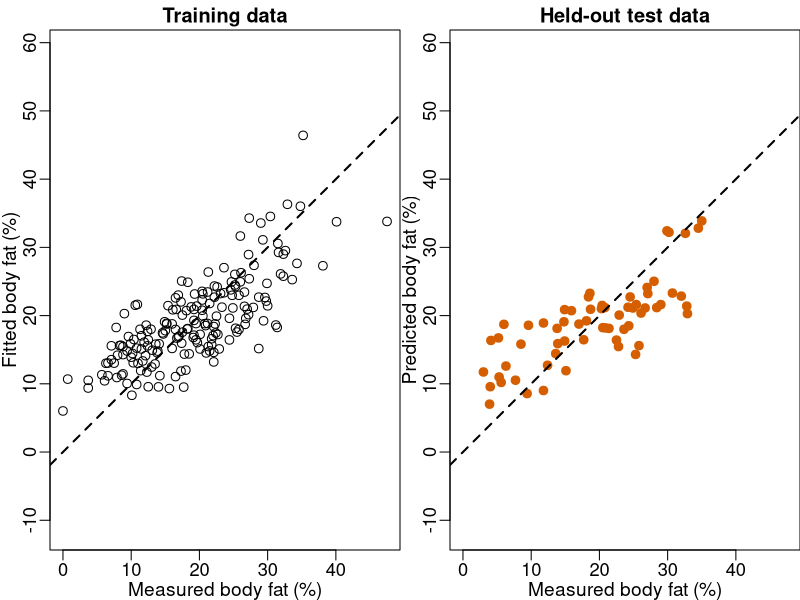

Reproduce this figure in R.
# Compare fitted values for training data with predictions for held-out data.

#label===REGbodyfatvalidation1
set.seed(2)
bodyfat <- read.csv("Data/bodyfat.csv")

test_rows <- sample(seq_len(nrow(bodyfat)), size = 0.25 * nrow(bodyfat))
train <- bodyfat[-test_rows, ]
test <- bodyfat[test_rows, ]

bodyfat_fit <- lm(
  BodyFat ~ Age + Weight + Chest + Wrist + BMI,
  data = train
)

train$fitted <- predict(bodyfat_fit, newdata = train)
test$predicted <- predict(bodyfat_fit, newdata = test)
#===end

plot_limits <- range(
  bodyfat$BodyFat, train$fitted, test$predicted
)

pdf("images/chapter_8/bodyfat-validation.pdf", width = 8, height = 4)
par(mfrow = c(1, 2), mar = c(2.5, 2.5, 1.5, 0), mgp = c(1.5, 0.5, 0))

plot(
  train$BodyFat, train$fitted,
  xlim = plot_limits, ylim = plot_limits, asp = 1,
  xlab = "Measured body fat (%)", ylab = "Fitted body fat (%)",
  main = "Training data", pch = 1, cex = 1.15,
  cex.axis = 1.1, cex.lab = 1.15, cex.main = 1.2
)
abline(0, 1, lty = 2, lwd = 2)

plot(
  test$BodyFat, test$predicted,
  xlim = plot_limits, ylim = plot_limits, asp = 1,
  xlab = "Measured body fat (%)", ylab = "Predicted body fat (%)",
  main = "Held-out test data", pch = 19, col = "#D55E00", cex = 1.15,
  cex.axis = 1.1, cex.lab = 1.15, cex.main = 1.2
)
abline(0, 1, lty = 2, lwd = 2)

dev.off()

train_rmse <- sqrt(mean((train$BodyFat - train$fitted)^2))
test_rmse <- sqrt(mean((test$BodyFat - test$predicted)^2))
print(c(training_RMSE = train_rmse, test_RMSE = test_rmse))
